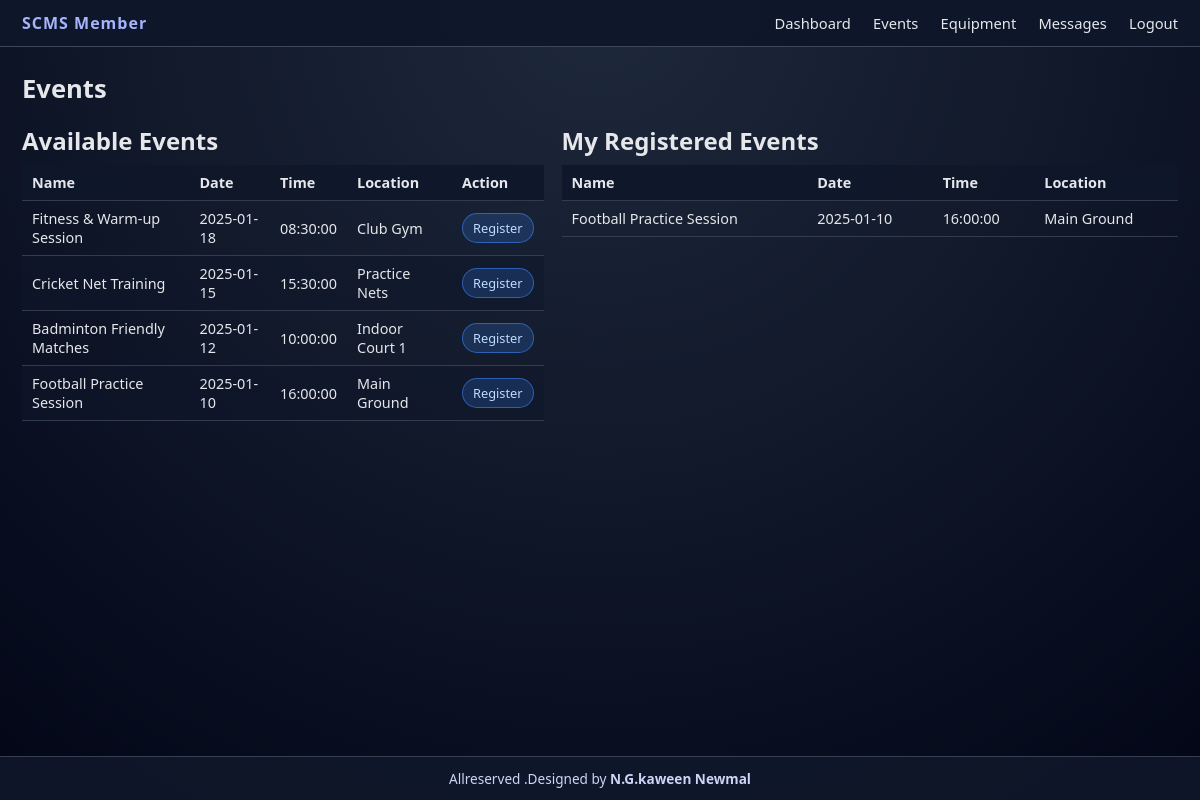
Page /member_events.php (signed in) on the committed database.
### tables this page shows
CREATE TABLE events (
    id INT AUTO_INCREMENT PRIMARY KEY,
    name VARCHAR(100) NOT NULL,
    event_date DATE NOT NULL,
    event_time TIME NOT NULL,
    location VARCHAR(100) NOT NULL,
    description TEXT,
    capacity INT DEFAULT 0,
    created_by INT,
    created_at TIMESTAMP DEFAULT CURRENT_TIMESTAMP
);

### member_events.php (the view, shortened to what this page needs)
<?php
require_once "config/config.php";
include "includes/header.php";
include "includes/navbar_member.php";
$userId  = $_SESSION['user_id'];
$events = $conn->query(
    "SELECT * FROM events ORDER BY event_date DESC, event_time DESC"
);
$myEvents = $conn->query(
    "SELECT e.* FROM events e
     INNER JOIN event_registrations r ON e.id = r.event_id
     WHERE r.user_id = $userId
     ORDER BY e.event_date DESC"
);
?>
<main class="content">
    <h1>Events</h1>
    <section class="two-columns">
        <div>
            <h2>Available Events</h2>
            <table class="data-table">
                <thead>
                <tr>
                    <th>Name</th><th>Date</th><th>Time</th><th>Location</th><th>Action</th>
                </tr>
                </thead>
                <tbody>
                <?php while ($e = $events->fetch_assoc()): ?>
                    <tr>
                        <td><?php echo htmlspecialchars($e['name']); ?></td>
                        <td><?php echo $e['event_date']; ?></td>
                        <td><?php echo $e['event_time']; ?></td>
                        <td><?php echo htmlspecialchars($e['location']); ?></td>
                        <td>
                            <a class="btn-small" href="?register=<?php echo $e['id']; ?>">
                                Register
                            </a>
                        </td>
                    </tr>
                <?php endwhile; ?>
                </tbody>
            </table>
        </div>
        <div>
            <h2>My Registered Events</h2>
            <table class="data-table">
                <thead>
                <tr><th>Name</th><th>Date</th><th>Time</th><th>Location</th></tr>
                </thead>
                <tbody>
                <?php while ($e = $myEvents->fetch_assoc()): ?>
                    <tr>
                        <td><?php echo htmlspecialchars($e['name']); ?></td>
                        <td><?php echo $e['event_date']; ?></td>
                        <td><?php echo $e['event_time']; ?></td>
                        <td><?php echo htmlspecialchars($e['location']); ?></td>
                    </tr>
                <?php endwhile; ?>
                </tbody>
            </table>
        </div>
    </section>
</main>
<?php include "includes/footer.php"; ?>

### assets/css/style.css (style rules this page uses)
* { box-sizing: border-box; margin: 0; padding: 0; }
body { font-family: system-ui, -apple-system, BlinkMacSystemFont, "Segoe UI", sans-serif; background: radial-gradient(circle at top, #1e293b, #020617); color: #e5e7eb; }
.content { padding: 24px 22px 30px; flex: 1; }
.content h1 { font-size: 1.6rem; margin-bottom: 18px; }
.two-columns { display: grid; gap: 18px; }
@media (min-width: 900px) { .two-columns { grid-template-columns: 1.1fr 1.3fr; } }
.data-table { width: 100%; border-collapse: collapse; font-size: 0.9rem; margin-top: 8px; }
.data-table th, .data-table td { padding: 8px 10px; border-bottom: 1px solid rgba(55,65,81,0.9); }
.data-table th { text-align: left; background: rgba(15,23,42,0.9); }
.data-table tr:nth-child(even) { background: rgba(15,23,42,0.55); }
.btn-small { display: inline-block; padding: 5px 10px; border-radius: 999px; background: rgba(59,130,246,0.2); border: 1px solid rgba(59,130,246,0.6); color: #bfdbfe; text-decoration: none; font-size: 0.8rem; }

### rows in the picture
events: name "Fitness & Warm-up Session", event_date "2025-01-18", event_time "08:30:00", location "Club Gym"
events: name "Cricket Net Training", event_date "2025-01-15", event_time "15:30:00", location "Practice Nets"
events: name "Badminton Friendly Matches", event_date "2025-01-12", event_time "10:00:00", location "Indoor Court 1"
events: name "Football Practice Session", event_date "2025-01-10", event_time "16:00:00", location "Main Ground"
